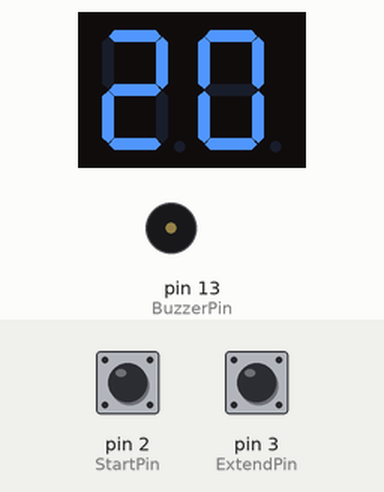
The program below on a simulated Arduino Uno, built with avr-gcc and run on an emulated ATmega328P. Parts: 2-digit seven-segment display, buzzer (waves = sounding, pin HIGH). Wiring (inferred from the names in the program): 2-digit 7-segment display, segments lit when HIGH: segments pin 11, pin 6, pin 10, pin 8, pin 9, pin 5, pin 7; digit selects pin 12, pin 4. The inputs (shaded band) are chosen by the test bench; at power-on: pin 2 (StartPin) HIGH, pin 3 (ExtendPin) HIGH. The segment pins are drawn as the display they are named for; pins used as bus, display or sensor lines are not drawn.

Above: at 5.0 s.
5.1 s: pin 2 (StartPin) pulled LOW for 0.15 s
At 6.9 s:
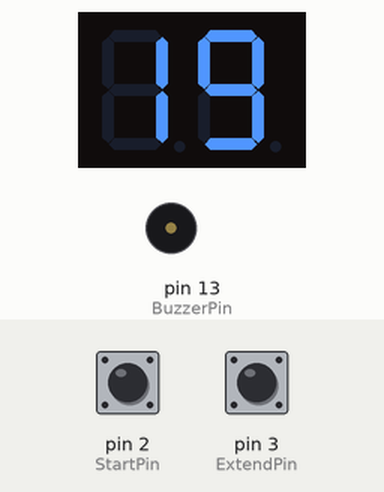
8.2 s: pin 3 (ExtendPin) pulled LOW for 0.15 s
At 9.8 s:
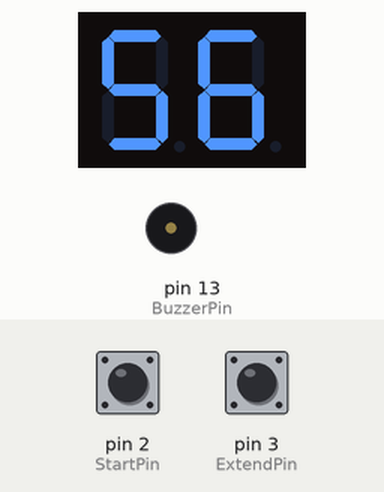
10.6 s: pin 3 (ExtendPin) pulled LOW for 1 s
At 11.8 s:
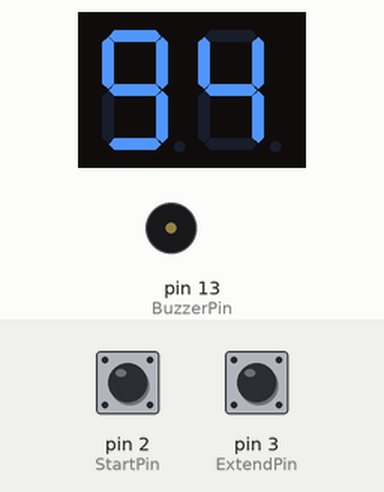
13.1 s: pin 3 (ExtendPin) pulled LOW for 0.15 s
At 16.8 s:
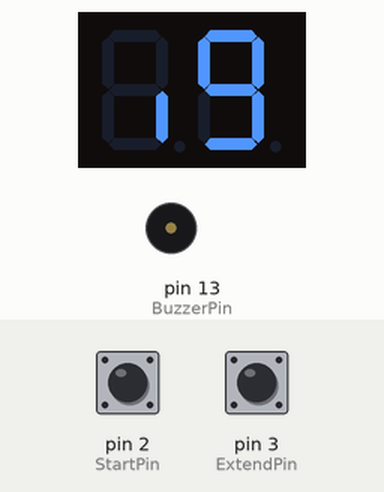
Timing chart, 0 to 17.2 s (numbered marks = the images above; inputs shaded):
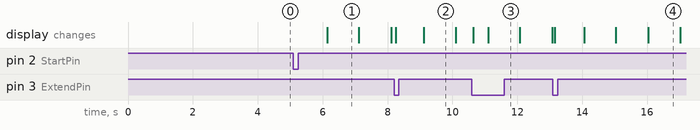

The program:

main.cpp
```cpp
#include <Arduino.h>
#include <Arduino_FreeRTOS.h>

#define StartPin 2
#define ExtendPin 3
#define BuzzerPin 13

const int segmentPins[7] = { 11,6,10,8,9,5,7}; // Pins for 7-segment display segments
const int digitPins[] = {12, 4}; // Pins for selecting each digit
const int countdownSeconds = 20;
const int ExtendSeconds = 40;

int currentNumber = countdownSeconds;

TaskHandle_t DisplayTaskHandle;
TaskHandle_t CountdownTaskHandle;
TaskHandle_t BuzzerTaskHandle;

void DisplayTask(void *pvParameters);
void CountdownTask(void *pvParameters);
void BuzzerTask(void *pvParameters);

enum CountDownSituation {
  Pause,
  Running
};
enum BuzzerSituation {
  None,
  Hint,
  Alert,
};
static enum CountDownSituation Status = Pause;
static enum BuzzerSituation Buzzer = None;

// Segment encoding for digits 0-9 (common cathode)
const byte digitToSegments[] = {
  0b00111111, // 0
  0b00000110, // 1
  0b01011011, // 2
  0b01001111, // 3
  0b01100110, // 4
  0b01101101, // 5
  0b01111101, // 6
  0b00000111, // 7
  0b01111111, // 8
  0b01101111  // 9
};

void handleStartPin() {
  static unsigned long lastPressTime = 0;
  unsigned long currentTime = millis();
  if(currentTime - lastPressTime > 50)
  {
    if (Status == Pause) {
      currentNumber = countdownSeconds;
      Status = Running;
    } else {
      Status = Pause;
    }
  }
}

void handleExtendPin() {
  static unsigned long lastPressTime = 0;
  unsigned long currentTime = millis();
  if(currentTime - lastPressTime > 50)
  {
    if(Status == Running)
    {
        currentNumber+=ExtendSeconds;
    }
  }
}

void setup() {
  // Setup pins for 7-segment display
  for (int i = 0; i < 7; i++) {
    pinMode(segmentPins[i], OUTPUT);
    digitalWrite(segmentPins[i], LOW);
  }
  for (int i = 0; i < 2; i++) {
    pinMode(digitPins[i], OUTPUT);
    digitalWrite(digitPins[i], HIGH);  // Turn off both digits initially
  }

  // Setup pins for Start button and Buzzer
  pinMode(StartPin, INPUT_PULLUP);
  pinMode(ExtendPin, INPUT_PULLUP);
  pinMode(BuzzerPin, OUTPUT);
  attachInterrupt(digitalPinToInterrupt(StartPin), handleStartPin, FALLING);
  attachInterrupt(digitalPinToInterrupt(ExtendPin), handleExtendPin, FALLING);

  // Create FreeRTOS tasks
  xTaskCreate(DisplayTask, "DisplayTask", 256, NULL, 1, &DisplayTaskHandle);
  xTaskCreate(CountdownTask, "CountdownTask", 256, NULL, 1, &CountdownTaskHandle);
  xTaskCreate(BuzzerTask, "BuzzerTask", 128, NULL, 1, &BuzzerTaskHandle);

  vTaskStartScheduler();  // Start the FreeRTOS scheduler
}

void lightDigit(int digit, int value) {
  for (int i = 0; i < 7; i++) {
    digitalWrite(segmentPins[i], (digitToSegments[value] >> i) & 0x01 ? HIGH : LOW);
  }
  digitalWrite(digitPins[digit], LOW);  // Enable the current digit
}

void displayNumber(int num) {
  int tens = num / 10;
  int ones = num % 10;

  // Display the tens digit
  digitalWrite(digitPins[1], HIGH);  // Turn off ones
  lightDigit(0, tens);
  vTaskDelay(5 / portTICK_PERIOD_MS);
  digitalWrite(digitPins[0], HIGH);  // Turn off tens

  // Display the ones digit
  lightDigit(1, ones);
  vTaskDelay(5 / portTICK_PERIOD_MS);
  digitalWrite(digitPins[1], HIGH);  // Turn off ones
}

void DisplayTask(void *pvParameters) {
  (void)pvParameters;

  while (true) {
    displayNumber(currentNumber);
    vTaskDelay(10 / portTICK_PERIOD_MS);  // Refresh display every 10ms
  }
}

void CountdownTask(void *pvParameters) {
  (void)pvParameters;

  while (true) {
    if (Status == Running && currentNumber > 0) {
      vTaskDelay(1000 / portTICK_PERIOD_MS);  // Delay for 1 second
      currentNumber--;  // Decrease the number every second
      if (currentNumber == 0) {
        Status = Pause;  // Stop countdown when reaching zero
        Buzzer = Alert;
      }
      else if (currentNumber == 5)
      {
        Buzzer = Hint;
      }
    } else {
      vTaskDelay(10 / portTICK_PERIOD_MS);  // Pause mode, minimal delay
    }
  }
}

void BuzzerTask(void *pvParameters) {
  (void)pvParameters;

  while (true) {
    if (Buzzer == Hint) {
      digitalWrite(BuzzerPin, HIGH);  // Buzzer on when countdown finishes
      vTaskDelay(100 / portTICK_PERIOD_MS);
      digitalWrite(BuzzerPin, LOW);
      vTaskDelay(100 / portTICK_PERIOD_MS);
      digitalWrite(BuzzerPin, HIGH);  // Buzzer on when countdown finishes
      vTaskDelay(100 / portTICK_PERIOD_MS);
      digitalWrite(BuzzerPin, LOW);
      vTaskDelay(100 / portTICK_PERIOD_MS);
      Buzzer = None;
    }
    else if (Buzzer == Alert)
    {
      digitalWrite(BuzzerPin, HIGH);  // Buzzer on when countdown finishes
      vTaskDelay(1000 / portTICK_PERIOD_MS);
      digitalWrite(BuzzerPin, LOW);
      Buzzer = None;
    }
     else {
      vTaskDelay(100 / portTICK_PERIOD_MS);  // Check buzzer every 100ms
    }
  }
}

void loop() {
  // Nothing to do in loop
}
```

Measured:
- after the input at 5.1 s, the display: changes after 1.0 s (image 1)
- what the display in image 1 shows lasts 1.0 s, from 6.1 s to 7.1 s
